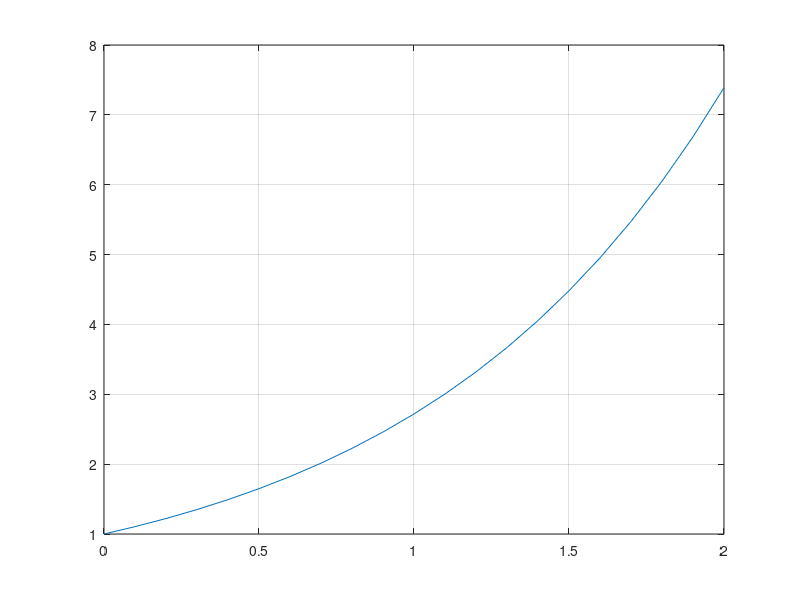

The MATLAB source for this figure: (Note: this script raises an error after producing the figure.)
%%Name Surname: Serkan Burak Örs
%Istanbul Technical University
%Aeronautics and Astronautics Faculty - Astronautical Engineering
%E-mail: orss19@itu.edu.tr
%BIL 113E - Summer 2020 - CRN:30156
%Instructor: Dr. Mustafa Resa Becan
%Week 3 - Date: 26/08/2020
%%
x=0:0.1:2;
y=exp(x);
plot(x,y);
grid on;
gtext('y=exp(x)'); % It provides to put the text wherever we want on plot
title('exp function');